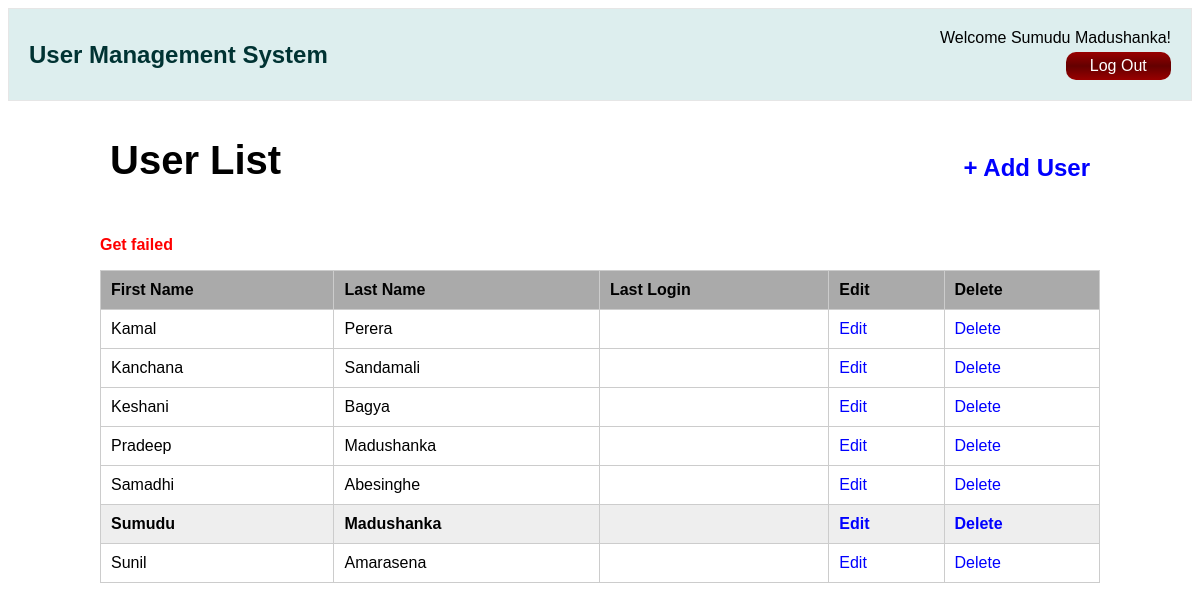
Page /users.php?err=get_failed (signed in) on the committed database.
### tables this page shows
CREATE TABLE users(
    user_id INT(11) AUTO_INCREMENT,
    first_name VARCHAR(50) NOT NULL,
    last_name VARCHAR(100),
    email VARCHAR(100) NOT NULL UNIQUE,
    hashed_password VARCHAR(40) NOT NULL,
    salt INT(11) NOT NULL,
    last_login DATETIME,
    is_deleted TINYINT(1) DEFAULT 0,
    PRIMARY KEY (user_id)
);

### users.php (the view, shortened to what this page needs)
<?php require_once("inc/connection.php"); ?>
<?php require_once("inc/functions.php"); ?>
<?php
    $user_list = "";
    $query = "SELECT *
        FROM users
        WHERE is_deleted = 0
        ORDER BY first_name;";
    $result = mysqli_query($connection, $query);
    while ($user = mysqli_fetch_assoc($result)) {
        if ($user["user_id"] == $_SESSION["user_id"]){
            $user_list .= "<tr class=\"user_row\">";
        } else{
            $user_list .= "<tr>";
        }
        $user_list .= "<td>{$user['first_name']}</td>";
        $user_list .= "<td>{$user['last_name']}</td>";
        $user_list .= "<td>{$user['last_login']}</td>";
        $user_list .= "<td><a href=\"modify_user.php?user_id={$user['user_id']}\">Edit</a></td>";
        $user_list .= "<td><a href=\"delete_user.php?user_id={$user['user_id']}\"
            onclick=\"return confirm('Are you sure you want to delete {$user['email']}?');\">Delete</a></td>";
        $user_list .= "</tr>";
    }
?>
<!DOCTYPE html>
<html lang="en">
<head>
    <link rel="stylesheet" href="css/main.css">
</head>
<body>
    <?php require_once("inc/header.php"); ?>
    <main>
        <h1>User List <span><a href="add_user.php">+ Add User</a></span></h1>
        <?php
            if (isset($_GET["err"])) {
                display_single_error($_GET["err"]);
            }
        ?>
        <table class="main_table">
            <tr>
                <th>First Name</th>
                <th>Last Name</th>
                <th>Last Login</th>
                <th>Edit</th>
                <th>Delete</th>
            </tr>
            <?php echo $user_list; ?>
        </table>
    </main>
</body>
</html>

### css/main.css (style rules this page uses)
body { font-size: 16px; font-family: Arial, Helvetica, sans-serif; }
main { width: 1000px; margin: 25px auto; }
main h1 { padding: 10px; font-size: 40px; }
main h1 span { float: right; font-size: 24px; padding-top: 16px; }
main h1 span a { text-decoration: none; color: blue; }
.main_table { width: 100%; border-collapse: collapse; }
.main_table th { background: #aaaaaa; }
.main_table th, .main_table td { border: 1px solid #cccccc; padding: 10px; text-align: left; }
.main_table .user_row { font-weight: bold; background: #eeeeee; }
.main_table a { color: blue; text-decoration: none; }

### rows in the picture
users: first_name "Kamal", last_name "Perera"
users: first_name "Kanchana", last_name "Sandamali"
users: first_name "Keshani", last_name "Bagya"
users: first_name "Pradeep", last_name "Madushanka"
users: first_name "Samadhi", last_name "Abesinghe"
users: first_name "Sumudu", last_name "Madushanka"
users: first_name "Sunil", last_name "Amarasena"

### other values in the picture
$username "Sumudu Madushanka"
str_replace("_", " ", $error) "Get failed"
